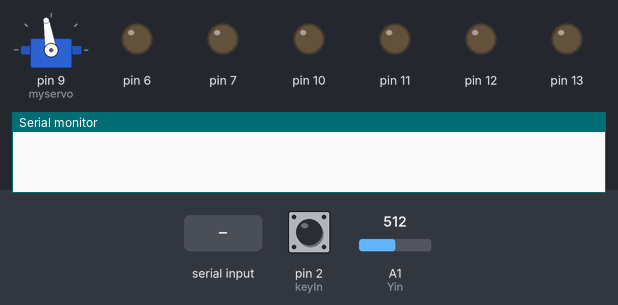
This sketch was run on a simulated Arduino Uno, built with avr-gcc and run on an emulated ATmega328P. On the bench: servo, output pins drawn as LEDs (lit = HIGH), the last lines printed to the serial monitor. Dashed ring = blinking. The inputs (shaded band) are chosen by the test bench; at power-on: pin 2 (keyIn) HIGH, A1 (Yin) = 512.

Above: at 1.2 s.
1.3 s: "w" received over the second serial link
At 1.45 s:
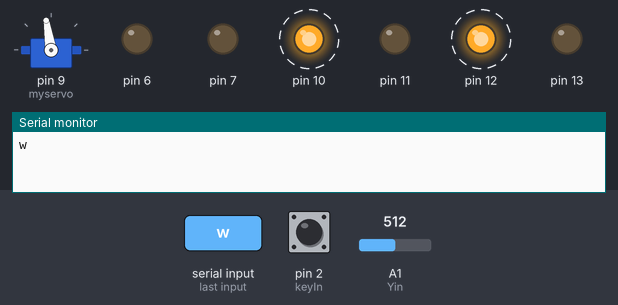
At 2.35 s:
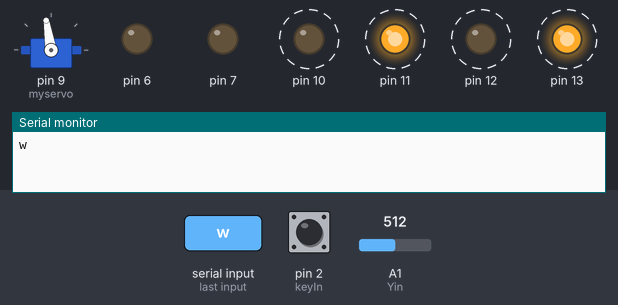
Timing chart, 0 to 10.3 s (numbered marks = the images above; inputs shaded):
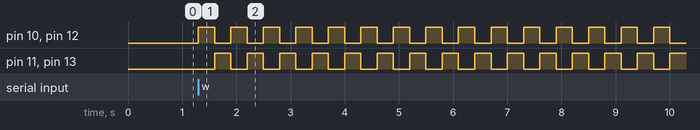

The sketch:

3rdBoard.ino
```cpp
#include "pitches.h"
#include <Servo.h>
#include <SoftwareSerial.h>
Servo myservo;
SoftwareSerial s(4,5);    // 4:RX 5:TX
//시리얼통신 보드연결

int Yin = A1;
int keyIn = 2;

int BUZZER = 8;

int melody[] = {
  NOTE_C4, NOTE_C5, NOTE_A3, NOTE_A4, NOTE_AS3, NOTE_AS4, 0, 0,
  NOTE_C4, NOTE_C5, NOTE_A3, NOTE_A4, NOTE_AS3, NOTE_AS4, 0, 0,
  NOTE_F3, NOTE_F4, NOTE_D3, NOTE_D4, NOTE_DS3, NOTE_DS4, 0, 0,
  NOTE_F3, NOTE_F4, NOTE_D3, NOTE_D4, NOTE_DS3, NOTE_DS4, 0,
  0, NOTE_DS4, NOTE_CS4, NOTE_D4,
  NOTE_CS4, NOTE_DS4, NOTE_DS4, NOTE_GS3, NOTE_G3, NOTE_CS4,
  NOTE_C4, NOTE_FS4, NOTE_F4, NOTE_E3, NOTE_AS4, NOTE_A4,
  NOTE_GS4, NOTE_DS4, NOTE_B3,  NOTE_AS3, NOTE_A3, NOTE_GS3, 0, 0, 0
};

int noteDurations[] = {
  12, 12, 12, 12, 12, 12, 6, 3,
  12, 12, 12, 12, 12, 12, 6, 3,
  12, 12, 12, 12, 12, 12, 6,
  3, 12, 12, 12, 12,
  12, 12, 6, 6, 18, 18, 18,
  6, 6, 6, 6, 6, 6,
  18, 18, 18, 18, 18, 18, 10, 10, 10,
  10, 10, 10, 3, 3, 3
};
void setup() {
 Serial.begin(9600);
  s.begin(9600);
  pinMode(6, OUTPUT);
  pinMode(7, OUTPUT);
  pinMode(10, OUTPUT);
  pinMode(11, OUTPUT);
  pinMode(12, OUTPUT);
  pinMode(13, OUTPUT);

  myservo.attach(9);


  pinMode(keyIn, INPUT_PULLUP);

}
String result = "";
char data;
void loop() {

if(s.available()){
   data = s.read();
    Serial.println(data);
  }
  if(data == 'w'){
    for(int i = 0 ; i < 20 ; i++){
    digitalWrite(10,1);
    digitalWrite(12,1);
    digitalWrite(11,0);
    digitalWrite(13,0);
    delay(300);
    digitalWrite(11,1);
    digitalWrite(13,1);
    digitalWrite(10,0);
    digitalWrite(12,0);
    delay(300);
    }
    data = 'z';
    digitalWrite(10,0);
    digitalWrite(11,0);
    digitalWrite(12,0);
    digitalWrite(13,0);

  }else if(data== 'b'){
    digitalWrite(6,1);
  }else if(data=='c'){
    digitalWrite(6,0);
  }else if(data=='d'){
    digitalWrite(7,1);
  }else if(data=='e'){
    digitalWrite(7,0);
  }


  int Xvalue, Yvalue, ButtonVal;
  Yvalue = analogRead(Yin);
  ButtonVal = digitalRead(keyIn);


  myservo.write(map(Yvalue, 0, 700, 70, 110));


  //조이스틱 버튼 눌렀을 때, 피에조 작동

  if (ButtonVal == 0) {
    for (int thisNote = 0; thisNote < (sizeof(melody) / sizeof(int)); thisNote++) {

      int noteDuration = 1000 / noteDurations[thisNote];
      tone(BUZZER, melody[thisNote], noteDuration);

      int pauseBetweenNotes = noteDuration * 1.80;
      delay(pauseBetweenNotes);
      noTone(BUZZER);
    }

  }

  //  result = "";

//서보모터 연결 완료 (360)

}
```

pitches.h
```cpp
/*************************************************
 * Public Constants
 *************************************************/

#define NOTE_B0  31
#define NOTE_C1  33
#define NOTE_CS1 35
#define NOTE_D1  37
#define NOTE_DS1 39
#define NOTE_E1  41
#define NOTE_F1  44
#define NOTE_FS1 46
#define NOTE_G1  49
#define NOTE_GS1 52
#define NOTE_A1  55
#define NOTE_AS1 58
#define NOTE_B1  62
#define NOTE_C2  65
#define NOTE_CS2 69
#define NOTE_D2  73
#define NOTE_DS2 78
#define NOTE_E2  82
#define NOTE_F2  87
#define NOTE_FS2 93
#define NOTE_G2  98
#define NOTE_GS2 104
#define NOTE_A2  110
#define NOTE_AS2 117
#define NOTE_B2  123
#define NOTE_C3  131
#define NOTE_CS3 139
#define NOTE_D3  147
#define NOTE_DS3 156
#define NOTE_E3  165
#define NOTE_F3  175
#define NOTE_FS3 185
#define NOTE_G3  196
#define NOTE_GS3 208
#define NOTE_A3  220
#define NOTE_AS3 233
#define NOTE_B3  247
#define NOTE_C4  262
#define NOTE_CS4 277
#define NOTE_D4  294
#define NOTE_DS4 311
#define NOTE_E4  330
#define NOTE_F4  349
#define NOTE_FS4 370
#define NOTE_G4  392
#define NOTE_GS4 415
#define NOTE_A4  440
#define NOTE_AS4 466
#define NOTE_B4  494
#define NOTE_C5  523
#define NOTE_CS5 554
#define NOTE_D5  587
#define NOTE_DS5 622
#define NOTE_E5  659
#define NOTE_F5  698
#define NOTE_FS5 740
#define NOTE_G5  784
#define NOTE_GS5 831
#define NOTE_A5  880
#define NOTE_AS5 932
#define NOTE_B5  988
#define NOTE_C6  1047
#define NOTE_CS6 1109
#define NOTE_D6  1175
#define NOTE_DS6 1245
#define NOTE_E6  1319
#define NOTE_F6  1397
#define NOTE_FS6 1480
#define NOTE_G6  1568
#define NOTE_GS6 1661
#define NOTE_A6  1760
#define NOTE_AS6 1865
#define NOTE_B6  1976
#define NOTE_C7  2093
#define NOTE_CS7 2217
#define NOTE_D7  2349
#define NOTE_DS7 2489
#define NOTE_E7  2637
#define NOTE_F7  2794
#define NOTE_FS7 2960
#define NOTE_G7  3136
#define NOTE_GS7 3322
#define NOTE_A7  3520
#define NOTE_AS7 3729
#define NOTE_B7  3951
#define NOTE_C8  4186
#define NOTE_CS8 4435
#define NOTE_D8  4699
#define NOTE_DS8 4978
```

Measured:
- after the input at 1.3 s, pin 10, pin 12: alternates HIGH for 0.30 s and LOW for 0.30 s, starting at once; pin 11, pin 13: alternates HIGH for 0.30 s and LOW for 0.30 s, starting after 0.30 s
